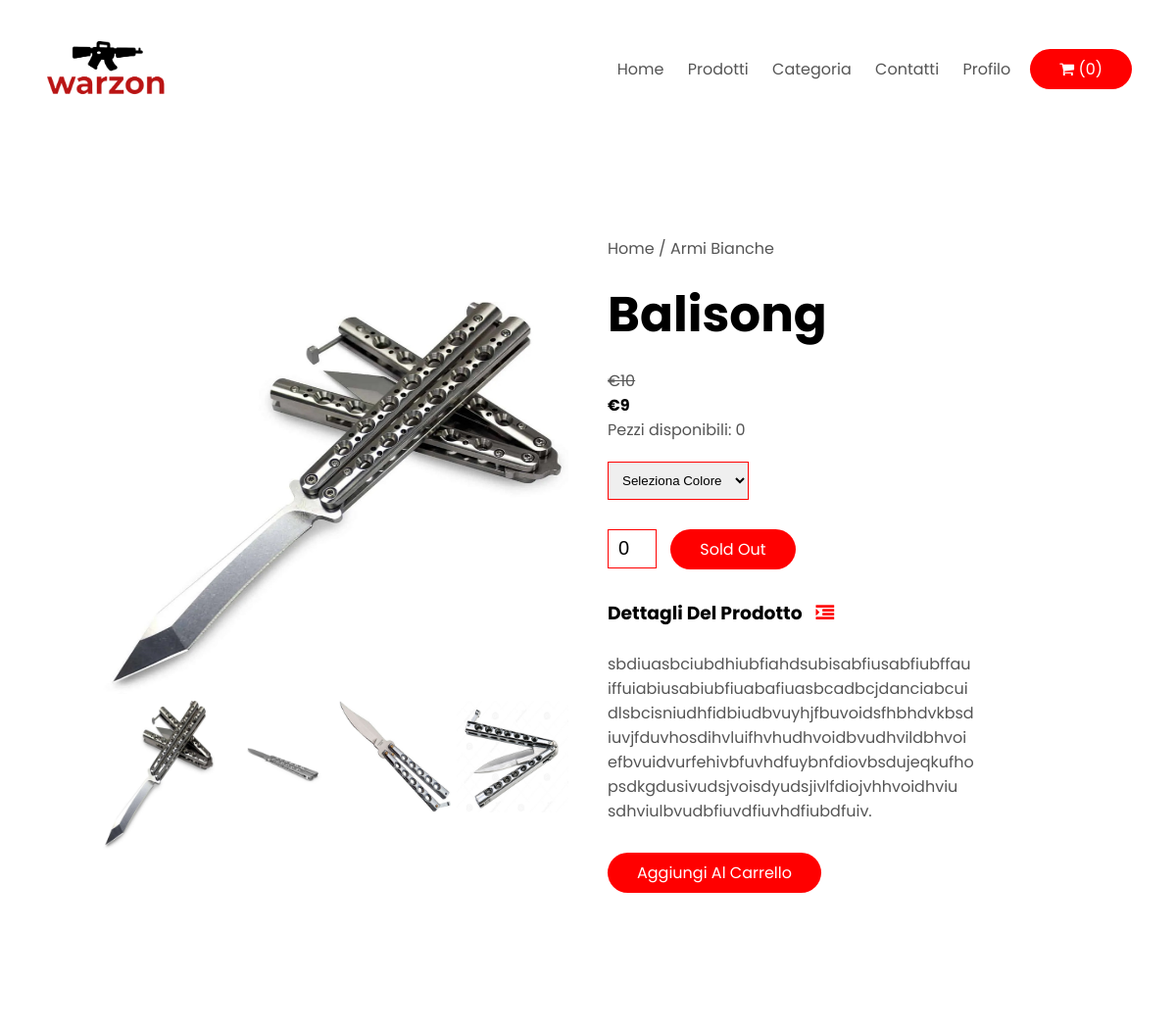
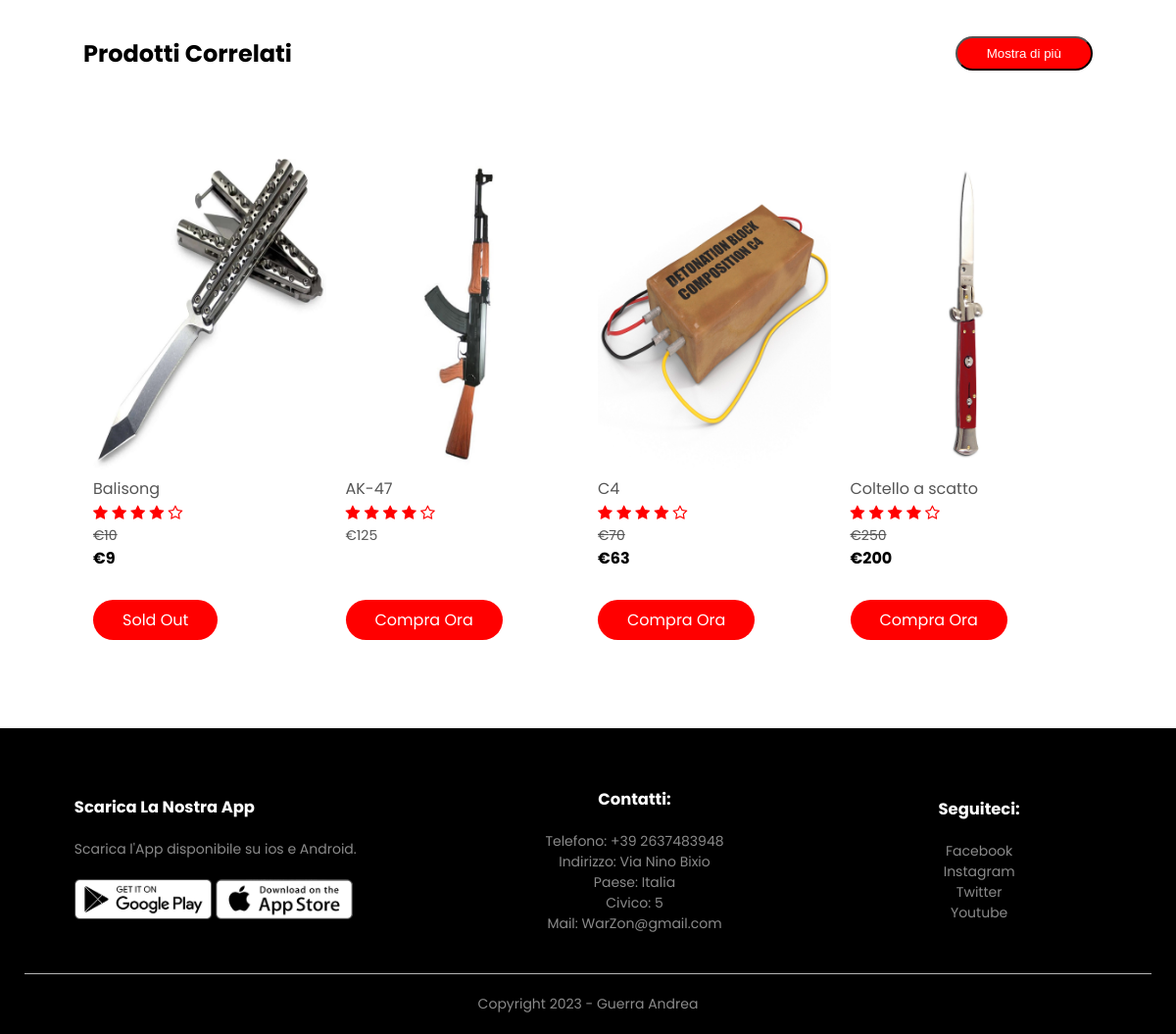
The app's page /ecommerce/dettagliProdotto.php?id=1&q=1 with its own data (2 pictures, top to bottom).
### tables this page shows
CREATE TABLE `articoli` (
  `Id` int(11) NOT NULL,
  `Titolo` varchar(254) NOT NULL,
  `Descrizione` text NOT NULL,
  `Venditore` varchar(254) NOT NULL,
  `Condizione` enum('New','Usage') NOT NULL,
  `Prezzo` float NOT NULL,
  `Sconto` int(3) NOT NULL DEFAULT 0,
  `Pezzi` int(11) NOT NULL,
  `IdCategoria` int(11) NOT NULL
);

CREATE TABLE `categorie` (
  `Idc` int(11) NOT NULL,
  `Tipo` varchar(254) NOT NULL
);

### ecommerce/dettagliProdotto.php (the view, shortened to what this page needs)
<!DOCTYPE html>
<html class="no-js" lang="en">
<head>
   <link rel="stylesheet" href="css/style.css">
   <link rel="stylesheet" href="https://stackpath.bootstrapcdn.com/font-awesome/4.7.0/css/font-awesome.min.css">
</head>
<body>
   <div class="container">
   <div class="navbar">
      <div class="logo">
         <img src="logo2.png" width="125px">
      </div>
      <nav>
         <ul id="MenuItems">
            <li><a href="index.php">Home</a></li>
            <li><a href="prodotti.php">Prodotti</a></li>
            <li class="dropdown">
            <a href="#">Categoria</a>
            <?php
            include("connectionDBEcommerce.php");
         ?>
         </li>
            <li><a href="#contatti">Contatti</a></li>
            <li class="dropdown">
            <?php
                            if (isset($_SESSION["Username"])) {
                                echo "<a href='#' class='nav-link dropdown-toggle' data-toggle='dropdown'>" . $_SESSION["Username"] . "</a>
                                <div class='dropdown-menu'>
                                    <a href='my-account.php' class='dropdown-item userDropdown'>My Account</a>
                                    <a href='index.php?msg=Logout successfully!&type=danger' class='dropdown-item userDropdown'>Logout</a>
                                </div>";
                            } else {
                                echo "<a href='#' class='nav-link dropdown-toggle' data-toggle='dropdown'>Profilo</a>
                                <div class='dropdown-menu'>
                                    <a href='account.php' class='dropdown-item userDropdown'>Login</a>
                                    <a href='account.php' class='dropdown-item userDropdown'>Register</a>
                                </div>";
                            }
                            ?>
                           </li>
         </ul>
      </nav>
      <a href="carrello.php" class="btn cart">
                            <i class="fa fa-shopping-cart"></i>
                            <?php
                            if (isset($_SESSION["IDCarrello"])) {
                                $sql = "SELECT COUNT(*) FROM contenuto JOIN carrello
                                ON contenuto.IdCarrello = carrello.Id
                                WHERE carrello.Id = '" . $_SESSION["IDCarrello"] . "'";
                                $result = $conn->query($sql);
                                $row = $result->fetch_assoc();
                                $n = $row["COUNT(*)"];
                            } else
                                $n = 0;
                            echo "<span>(" . $n . ")</span>"
                            ?>
                        </a>
</div>
</div>
<div class="small-container single-product">
    <div class="row">
    <?php
    $sql = "SELECT articoli.Id, articoli.Titolo, Prezzo, Sconto, Pezzi, Descrizione , Tipo FROM articoli JOIN categorie ON articoli.IdCategoria=categorie.Idc  WHERE articoli.Id = '" . $_GET["id"] . "' GROUP BY articoli.Id";
        $result = $conn->query($sql);
        if ($result->num_rows > 0) {
            while ($row = $result->fetch_assoc()) {
                $titolo = $row['Titolo'];
                echo "<div class='col-2'>
                    <img src='img/prodotto-{$row['Id']}.jpg' width='100%' height='400px' id='ProductImg' alt='Product Image'>
                    <div class='small-img-row'>
                        <div class='small-img-col'>
                            <img src='img/{$titolo}-1.jpg' width='100%' class='small-img'>
                        </div>
                        <div class='small-img-col'>
                            <img src='img/{$titolo}-2.jpg' width='100%' class='small-img'>
                        </div>
                        <div class='small-img-col'>
                            <img src='img/{$titolo}-3.jpg' width='100%' class='small-img'>
                        </div>
                        <div class='small-img-col'>
                            <img src='img/{$titolo}-4.jpg' width='100%' class='small-img'>
                        </div>
                    </div>
                </div>
                <div class='col-2'>
                <p>Home / {$row['Tipo']}</p>
                <h1>{$row['Titolo']}</h1>";
                if ($row['Sconto'] != 0) {
                    $discountedPrice = round($row['Prezzo'] * (100 - $row['Sconto']) / 100, 2);
                    echo "<p><s>€{$row['Prezzo']}</s></p><b>€{$discountedPrice}</b><br>";
                } else {
                    echo "<p>€{$row['Prezzo']}</p><br>";
                }
                echo "<p>Pezzi disponibili: " . $row["Pezzi"] . "</p>
                <select>
                    <option>Seleziona Colore</option>
                    <option>Rosso</option>
                    <option>Blu</option>
                    <option>Grigio</option>
                </select>";
                if ($row["Pezzi"] >= 1)
                echo "  <input type='number' name='q' value='1' min=1 max=" . $row["Pezzi"] . ">
                <input type='hidden' name='id' value='" . $row["Id"] . "'>
                <a href='aggiungiAlCarrello.php?id=". $row["Id"] ."&q=1' class='btn'>Aggiungi Al Carrello</a>
                    <h3>Dettagli Del Prodotto <i class='fa fa-indent'></i></h3>
                <br>
                <p>{$row['Descrizione']}</p>
                <p><a href='recensioneArticolo.php?id=". $row["Id"] ."&q=1' style='color: black;'>Vedi recensioni</a></p>
                <p><a href='aggiungiRecensione.php?id=". $row["Id"] ."&titolo=". $row["Titolo"] ."' style='color: black;'>Lacia un commento</a></p>
            </div>";
    else
        echo "  <input type='number' name='q' value='0' min=0 max=0>
                <input type='hidden' name='id' value='" . $row["Id"] . "'>
                <a class='btn soldout'>Sold Out</a>
                <h3>Dettagli Del Prodotto <i class='fa fa-indent'></i></h3>
                <br>
                <p>{$row['Descrizione']}</p>
                <a href='aggiungiAlCarrello.php?id=". $row["Id"] ."&q=1' class='btn'>Aggiungi Al Carrello</a>
            </div>";
            }
        }
?>
    </div>
</div>
<div class="small-container">
    <div class="row row-2">
        <h2>Prodotti Correlati</h2>
        <p><input type="button" class="btn" value="Mostra di più" onclick="mostraENascondi();"></p>
    </div>
</div>
<div class="small-container">
    <div class="row">
        <?php
            $sql="SELECT articoli.Id, Titolo, Prezzo,Sconto, Pezzi FROM articoli";
            $result=$conn->query($sql);
            if($result->num_rows>0) {
                while($row =$result->fetch_assoc()){
                    echo "<div class='col-6'>
                        <a href='dettagliProdotto.php?id=" . $row["Id"] . "&q=1'>
                        <img src='img/prodotto-" . $row["Id"] . ".jpg' alt='Product Image'>
                        </a>
                        <a href='#'>" . $row["Titolo"] . "</a>
                        <div class='rating'>
                            <i class='fa fa-star'></i>
                            <i class='fa fa-star'></i>
                            <i class='fa fa-star'></i>
                            <i class='fa fa-star'></i>
                            <i class='fa fa-star-o'></i>
                        </div>";
                    if ($row["Sconto"] != 0)
                    echo "<p><s>€" . $row["Prezzo"] . "</s></p><b> €" . round($row["Prezzo"] * (100 - $row["Sconto"]) / 100, 2) . "</b><br>";
                    else
                        echo "<p>€" . $row["Prezzo"] . "</p><br>";
                    if ($row["Pezzi"] > 0)
                        echo "<a class='btn' href='checkout.php?id=" . $row["Id"] . "'>Compra Ora</a>";
                    else
                        echo "<a class='btn soldout'>Sold Out</a>";
                    echo "</div>";
                }
            }
        ?>
    </div>
</div>
<section id="contatti">
   <div class="fine">
      <div class="container">
         <div class="row">
            <div class="fine-col-1">
               <h3>Scarica La Nostra App</h3>
               <p>Scarica l'App disponibile su ios e Android.</p>
               <div class="app-logo">
                  <img src="img/play-store.png">
                  <img src="img/app-store.png">
               </div>
            </div>
            <div class="fine-col-3">
               <h3>Contatti:</h3>
               <ul>
                  <li>Telefono: +39 2637483948</li>
                  <li>Indirizzo: Via Nino Bixio</li>
                  <li>Paese: Italia</li>
                  <li>Civico: 5</li>
                  <li>Mail: WarZon@gmail.com</li>
               </ul>
            </div>
            <div class="fine-col-4">
               <h3>Seguiteci:</h3>
               <ul>
                  <li>Facebook</li>
                  <li>Instagram</li>
                  <li>Twitter</li>
                  <li>Youtube</li>
               </ul>
            </div>
         </div>
         <hr>
         <p class="copyright">Copyright 2023 - Guerra Andrea</p>
      </div>
</div>
      </section>
</body>
</html>

### ecommerce/css/style.css (style rules this page uses)
* { margin: 0; padding: 0; box-sizing: border-box; }
body { font-family: 'Poppins',sans-serif; }
nav ul li.dropdown { position: relative; }
.navbar { display: flex; align-items: center; padding: 20px; }
nav { flex: 1; text-align: right; }
nav ul { display: inline-block; list-style-type: none; }
nav ul li { display: inline-block; margin-right: 20px; }
a { text-decoration: none; color: #555; }
p { color: #555; }
.container { max-width: 1300px; margin: auto; padding-left: 25px; padding-right: 25px; }
.row { display: flex; align-items: center; flex-wrap: wrap; justify-content: space-around; }
.col-2 { flex-basis: 50%; min-width: 300px; }
.col-2 img { max-width: 100%; padding: 50px 0; }
.col-2 h1 { font-size: 50px; line-height: 60px; margin: 25px 0; }
.btn { display: inline-block; background: #ff0000; color: #fff; padding: 8px 30px; margin: 30px 0; border-radius: 30px; transition: background 0.5s; }
.small-container { max-width: 1080px; margin: auto; padding-left: 25px; padding-right: 25px; }
.col-6 { flex-basis: 25%; padding: 10px; min-width: 200px; margin-bottom: 50px; transition: transform 0.5s; }
.col-6 img { width: 100%; }
.col-6 p { font-size: 14px; }
.rating .fa { color: #ff0000; }
.fine { background: #000; color: #8a8a8a; font-size: 14px; padding: 60px 0 20px; }
.fine p { color: #8a8a8a; }
.fine h3 { color: #fff; margin-bottom: 20px; }
.fine-col-1,.fine-col-2,.fine-col-3,.fine-col-4 { min-width: 250px; margin-bottom: 20px; }
.fine-col-1 { flex-basis: 30%; }
.fine-col-3,.fine-col-4 { flex-basis: 12%; text-align: center; }
ul { list-style-type: none; }
.app-logo { margin-top: 20px; }
.app-logo img { width: 140px; }
.fine hr { border: none; background: #b5b5b5; height: 1px; margin: 20px 0; }
.copyright { text-align: center; }
.row-2 { justify-content: space-between; margin: 100px auto 50px; }
select { border: 1px solid #ff0000; padding: 5px; }
.single-product { margin-top: 80px; }
.single-product .col-2 img { padding: 0; }
.single-product .col-2 { padding: 20px; }
.single-product select { display: block; padding: 10px; margin-top: 20px; }
.single-product input { width: 50px; height: 40px; padding-left: 10px; font-size: 20px; margin-right: 10px; border: 1px solid #ff0000; }
.single-product .fa { color: #ff0000; margin-left: 10px; }
.small-img-row { display: flex; justify-content: space-between; }
.small-img-col { flex-basis: 24%; cursor: pointer; }

### records on screen
articoli: Titolo (picture), IdCategoria.Tipo "Armi Bianche", Titolo "Balisong", Prezzo "10", discountedPrice "9", Pezzi "0", Descrizione "sbdiuasbciubdhiubfiahdsubisabfiusabfiubffau iffuiabiusabiubfiuabafiuasbcadbcjdanciabcui dlsbcisniudhfidbiudbvuyhjfbuvoidsfhbhdvkbsd iuvjfduvhosdihvluifhvhudhvoidbvudhvildbhvoi efbvuidvurfehivbfuvhdfuybnfdiovbsdujeqkufho psdkgdusivudsjvoisdyudsjivlfdiojvhhvoidhviu sdhviulbvudbfiuvdfiuvhdfiubdfuiv.", shows a picture, $row["Prezzo"] * (100 - $row["Sconto"]) / 100 "9", shows "Sold Out"
articoli: shows a picture, Titolo "AK-47", Prezzo "125"
articoli: shows a picture, Titolo "C4", Prezzo "70", $row["Prezzo"] * (100 - $row["Sconto"]) / 100 "63"
articoli: shows a picture, Titolo "Coltello a scatto", Prezzo "250", $row["Prezzo"] * (100 - $row["Sconto"]) / 100 "200"

### other values on screen
$n "0"
